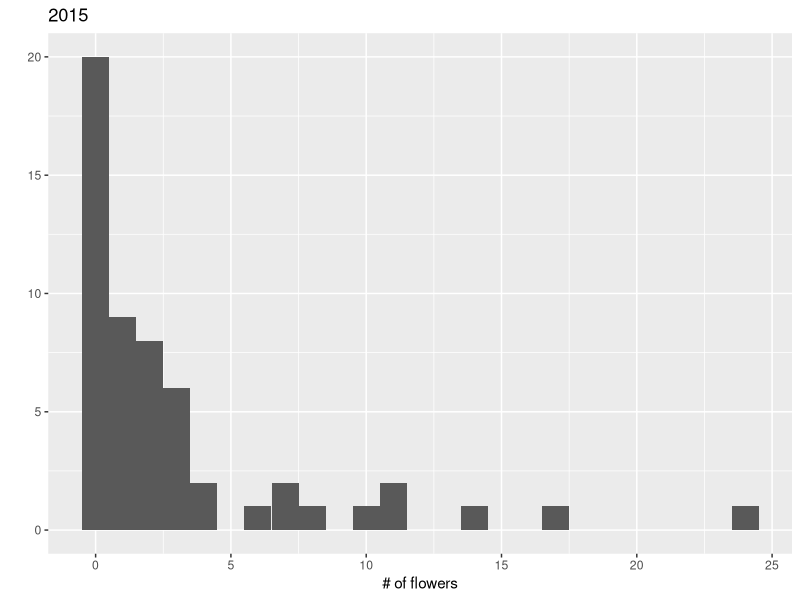
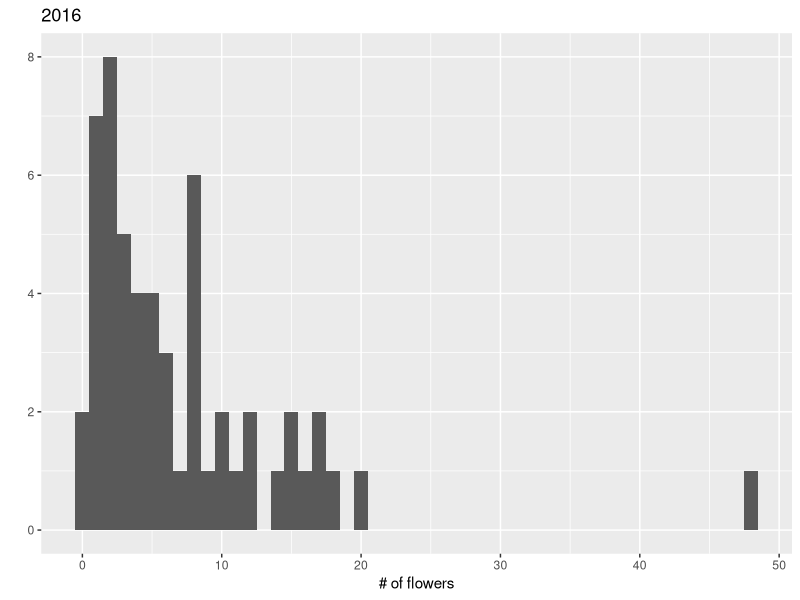
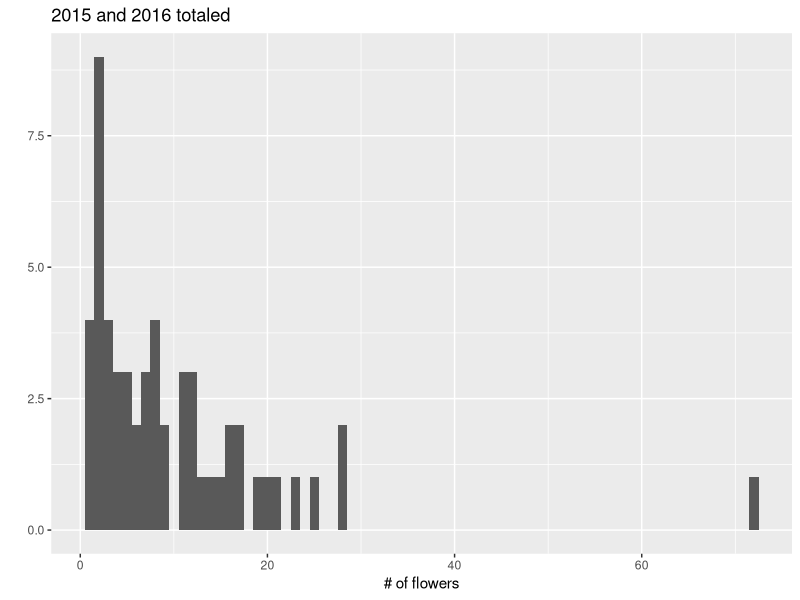
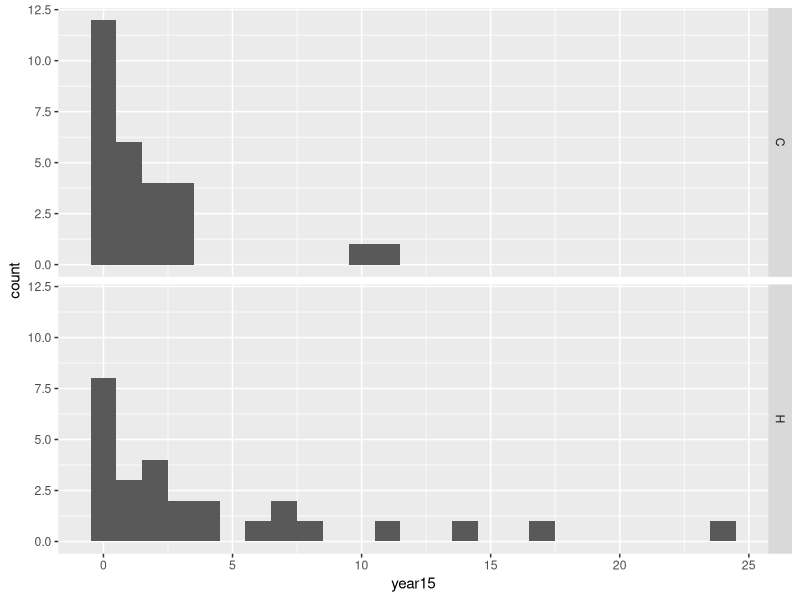
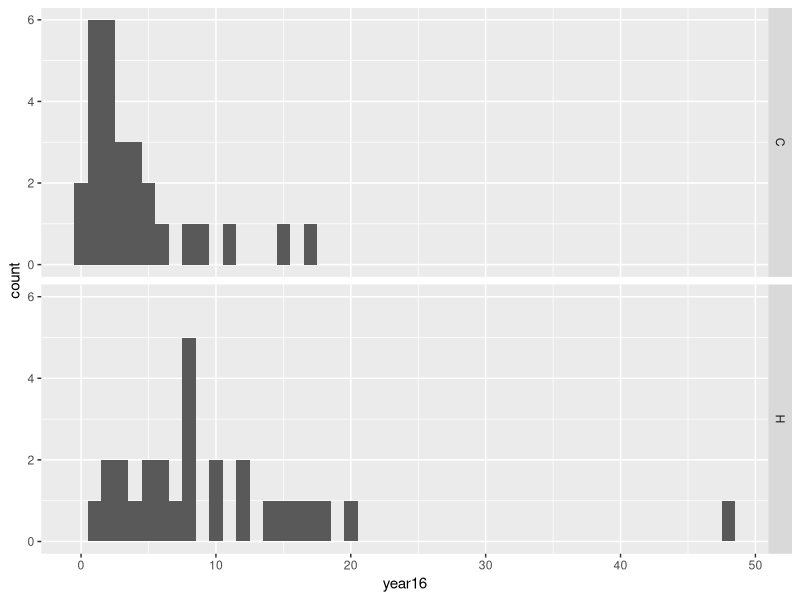
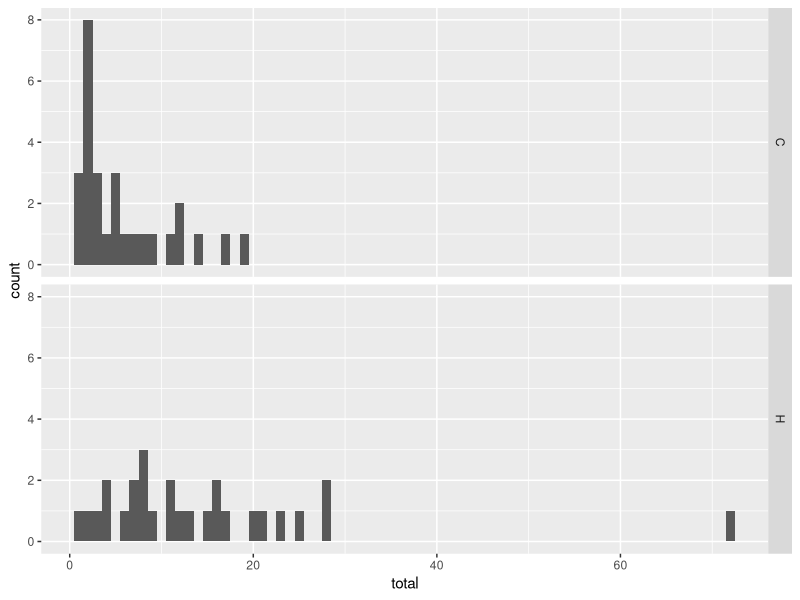
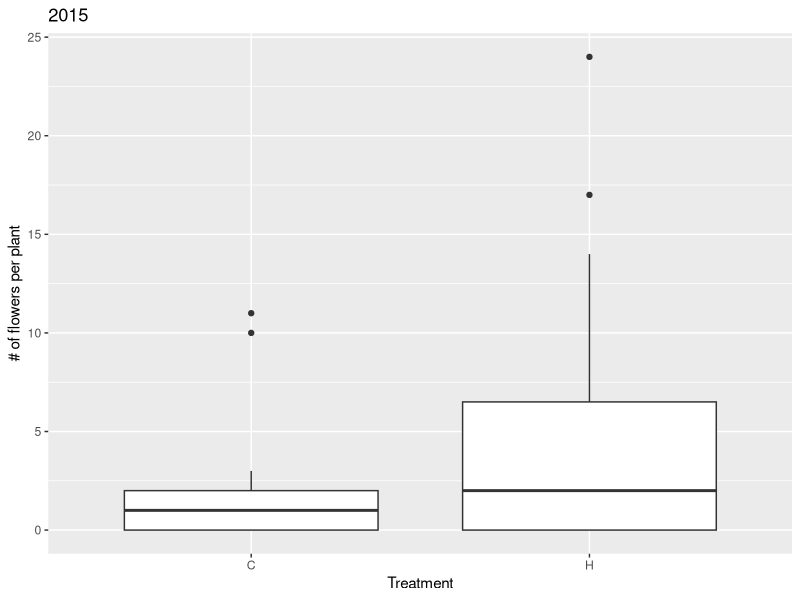
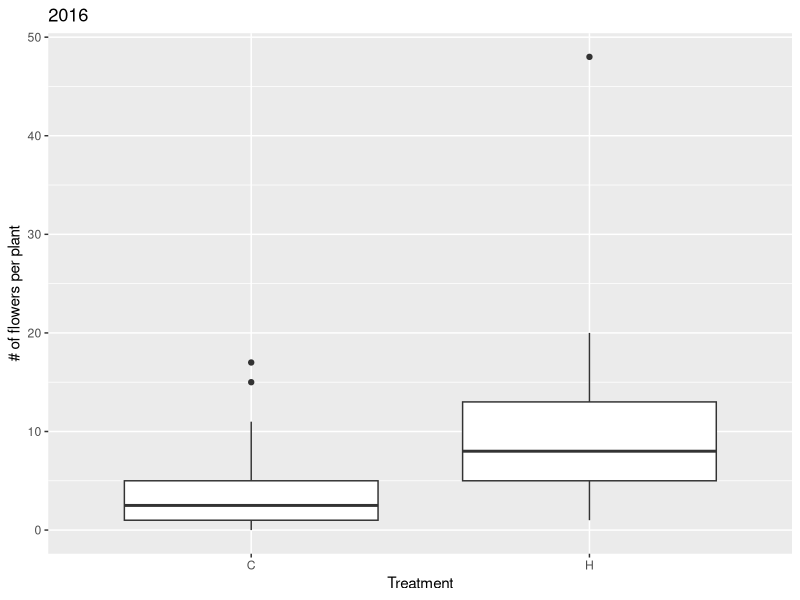

Write R code to recreate these figures, in order.
library(lme4)
library(lsmeans)
library(ggplot2)

setwd("D:/Iowa State University/Debinski Lab/Nectar data/MAL")

flowers <- read.csv("nectar analysis/data files/raw data/Balsamroot phenology/TotalFlowersPerPlant.csv", header = T, as.is = T)

flowers$total <- apply(flowers[4:5], 1, sum)
names(flowers)[4:5] <- c("year15", "year16")
flowers$plot <- as.factor(flowers$plot)
flowers$treatment <- as.factor(flowers$treatment)
flowers$plantid <- as.factor(flowers$plantid)

qplot(flowers$year15, binwidth = 1, xlab = "# of flowers", main = "2015")
qplot(flowers$year16, binwidth = 1, xlab = "# of flowers", main = "2016")
qplot(flowers$total, binwidth = 1, xlab = "# of flowers", main = "2015 and 2016 totaled")

ggplot(flowers, aes(x = year15)) + geom_histogram(binwidth = 1) + facet_grid(treatment~.)
ggplot(flowers, aes(x = year16)) + geom_histogram(binwidth = 1) + facet_grid(treatment~.)
ggplot(flowers, aes(x = total)) + geom_histogram(binwidth = 1) + facet_grid(treatment~.)

qplot(flowers$treatment, flowers$year15, geom = "boxplot", xlab = "Treatment", ylab = "# of flowers per plant", main = "2015")
qplot(flowers$treatment, flowers$year16, geom = "boxplot", xlab = "Treatment", ylab = "# of flowers per plant", main = "2016")
qplot(flowers$treatment, flowers$total, geom = "boxplot", xlab = "Treatment", ylab = "# of flowers per plant", main = "2015 and 2016 totaled")

#model
